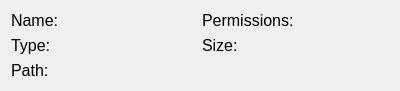
<?xml version="1.0" encoding="UTF-8"?>
<ui version="4.0">
 <class>fairwindsk::ui::mydata::DirItemInfo</class>
 <widget class="QWidget" name="fairwindsk::ui::mydata::DirItemInfo">
  <property name="geometry">
   <rect>
    <x>0</x>
    <y>0</y>
    <width>400</width>
    <height>88</height>
   </rect>
  </property>
  <property name="windowTitle">
   <string>DirItemInfo</string>
  </property>
  <layout class="QGridLayout" name="gridLayout">
   <item row="0" column="0">
    <widget class="QLabel" name="label_name">
     <property name="font">
      <font>
       <pointsize>12</pointsize>
      </font>
     </property>
     <property name="text">
      <string>Name:</string>
     </property>
     <property name="scaledContents">
      <bool>true</bool>
     </property>
    </widget>
   </item>
   <item row="0" column="1">
    <widget class="QLabel" name="name">
     <property name="text">
      <string/>
     </property>
    </widget>
   </item>
   <item row="0" column="2">
    <widget class="QLabel" name="label_permissions">
     <property name="font">
      <font>
       <pointsize>12</pointsize>
      </font>
     </property>
     <property name="text">
      <string>Permissions:</string>
     </property>
     <property name="scaledContents">
      <bool>true</bool>
     </property>
    </widget>
   </item>
   <item row="0" column="3">
    <widget class="QLabel" name="permissions">
     <property name="text">
      <string/>
     </property>
    </widget>
   </item>
   <item row="1" column="0">
    <widget class="QLabel" name="label_type">
     <property name="font">
      <font>
       <pointsize>12</pointsize>
      </font>
     </property>
     <property name="text">
      <string>Type:</string>
     </property>
     <property name="scaledContents">
      <bool>true</bool>
     </property>
    </widget>
   </item>
   <item row="1" column="1">
    <widget class="QLabel" name="mimetype">
     <property name="text">
      <string/>
     </property>
    </widget>
   </item>
   <item row="1" column="2">
    <widget class="QLabel" name="label_size">
     <property name="font">
      <font>
       <pointsize>12</pointsize>
      </font>
     </property>
     <property name="text">
      <string>Size:</string>
     </property>
     <property name="scaledContents">
      <bool>true</bool>
     </property>
    </widget>
   </item>
   <item row="1" column="3">
    <widget class="QLabel" name="size">
     <property name="text">
      <string/>
     </property>
    </widget>
   </item>
   <item row="2" column="0">
    <widget class="QLabel" name="label_path">
     <property name="font">
      <font>
       <pointsize>12</pointsize>
      </font>
     </property>
     <property name="text">
      <string>Path:</string>
     </property>
     <property name="scaledContents">
      <bool>true</bool>
     </property>
    </widget>
   </item>
   <item row="2" column="1" colspan="3">
    <widget class="QLabel" name="path">
     <property name="text">
      <string/>
     </property>
    </widget>
   </item>
  </layout>
 </widget>
 <resources/>
 <connections/>
</ui>
